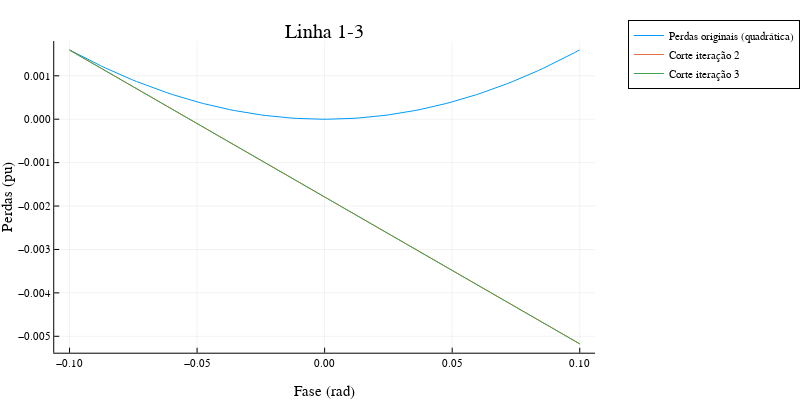

The notebook cell this image was saved under:
### Code cell
plotly()

x = LinRange(-.1,.1,100)
tl = zeros(100);
for i in eachindex(x)                                                                                             
    tl[i] = transmission_loss(x[i], -real(inputs.Ybus[3,1]))                                                 
end
plt = plot(x, tl, label = "Perdas originais (quadrática)")
for i in 2:3
    v = model.cuts[("PowerLoss", i-1)][3,1]
    reshape(v, length(v), 1)
    y = [x ones(100)] * v
    plt = plot!(x, y, label = "Corte iteração $i")
end
plt = plot!(legend = :outertopright, ylabel = "Perdas (pu)", xlabel = "Fase (rad)")
plt = plot!(title = "Linha 1-3", size = (800, 400))
